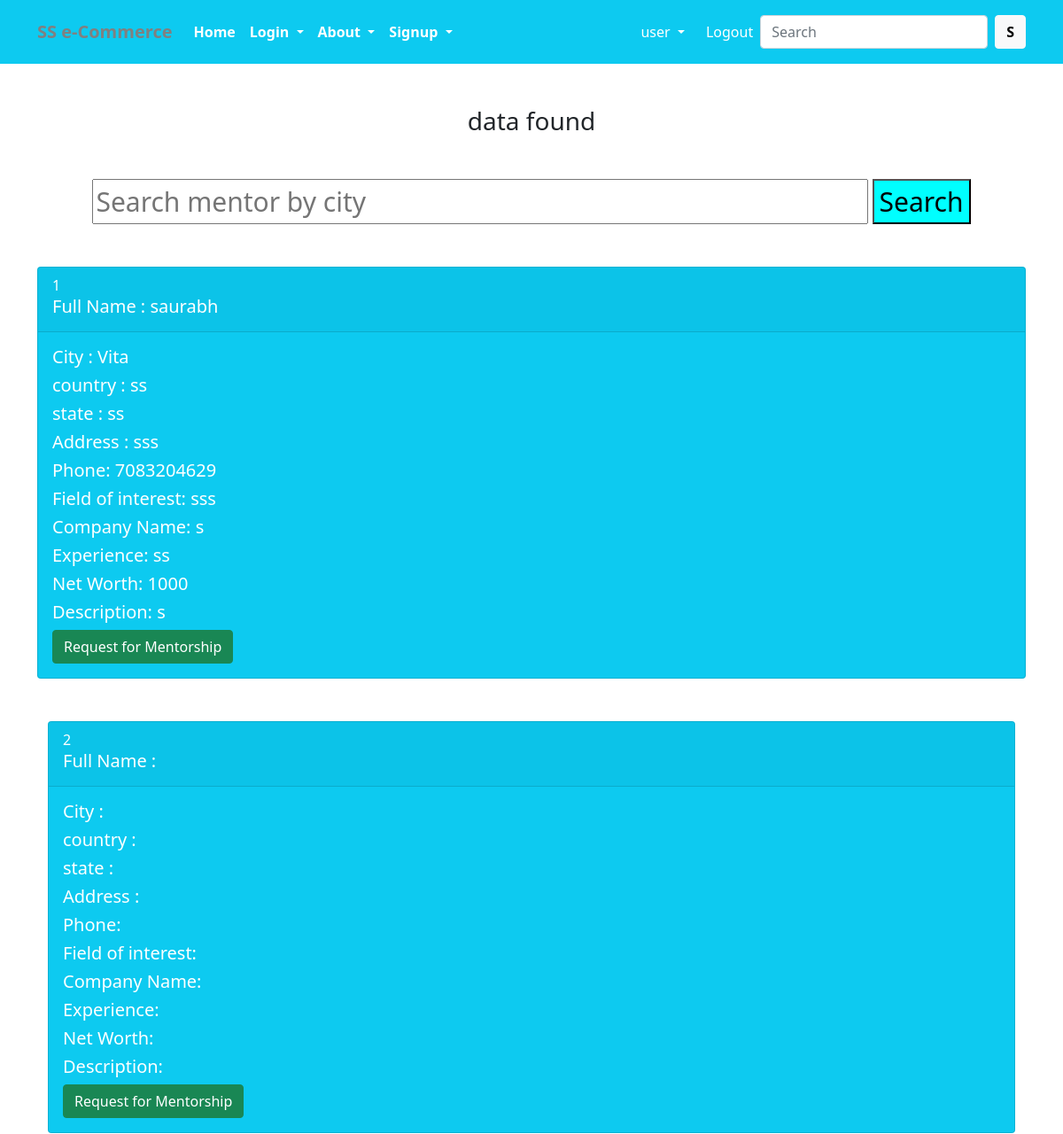
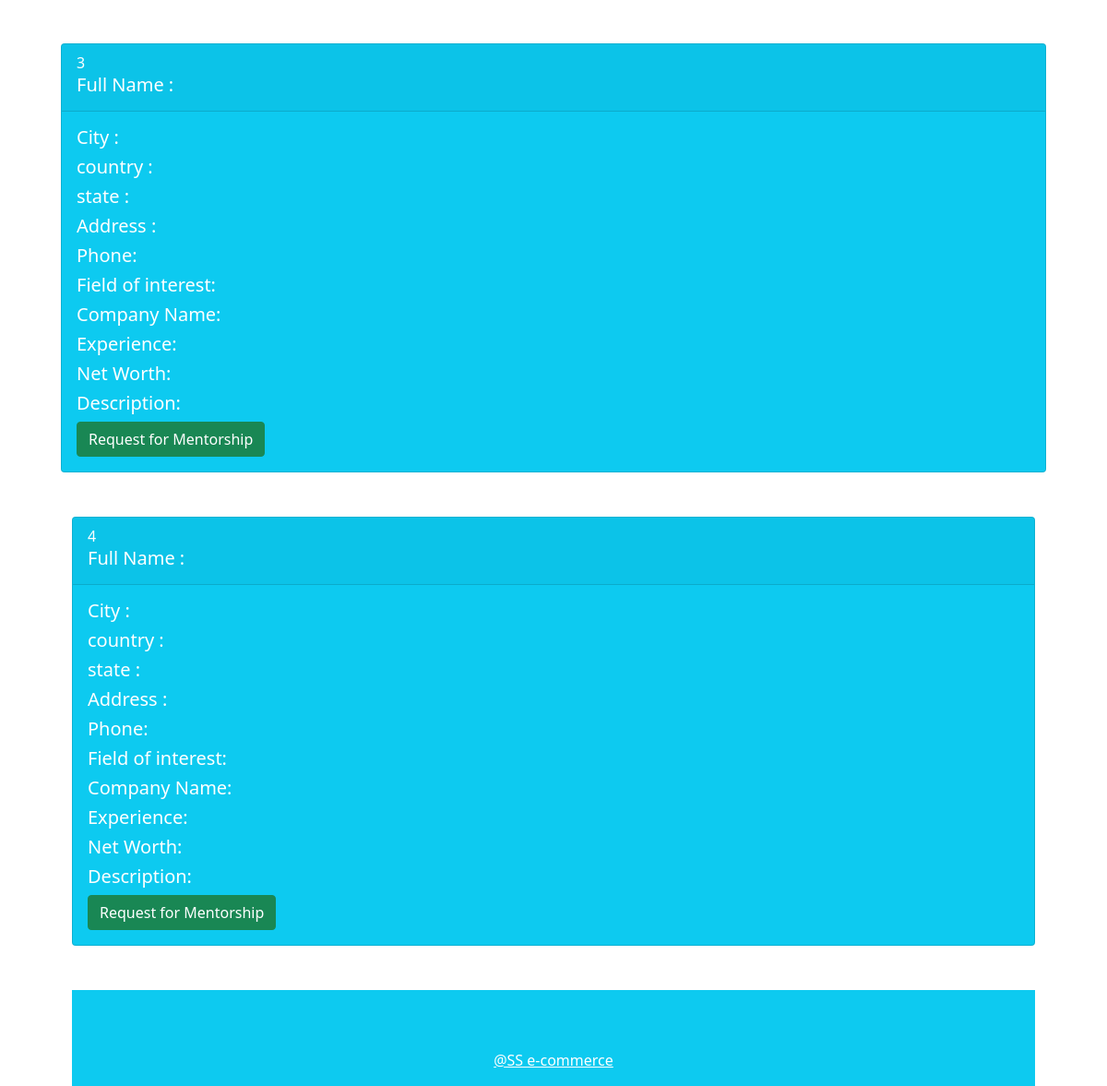
/sginpg_user/ (signed in), run on the app's committed database (2 pictures, top to bottom).
### SGapp/models.py (models this page shows, shortened)
class User(AbstractUser):
    is_user = models.BooleanField(default=False)
    is_mentor = models.BooleanField(default=False)

class Mentorinfo(models.Model):
    user = models.OneToOneField(User, on_delete=models.CASCADE)
    image = models.ImageField(default='default.jpg', upload_to='profile_pics')
    full_Name = models.CharField(max_length=50)
    phone = models.CharField(max_length=50)
    email = models.CharField(max_length=50)
    git_hub=models.CharField(max_length=50)
    insta_link=models.CharField(max_length=50)
    linked_in=models.CharField(max_length=50)
    city = models.CharField(max_length=50)
    address = models.TextField()
    states=models.TextField()
    country=models.CharField(max_length=100)
    field_of_interest=models.CharField(choices=INTEREST_CHOICES,max_length=100)
    total_earnings_by=models.CharField(max_length=100)
    company_name=models.CharField(max_length=100)
    experience_yrs=models.CharField(max_length=20)
    description_in_short=models.TextField()
    future_goals=models.TextField()

### SGapp/views.py (the view)
# urls.py: path('sginpg_user/',views.sginpg_user,name="sginpg_user"),
@user_required
def sginpg_user(request):
    obj=Mentorinfo.objects.all()
    Mentor_data={
        "obj_ment":obj,
    }
    return render(request,'sginpg_user.html',Mentor_data)

### templates/sginpg_user.html (shortened to what this page needs)
{% extends 'base.html' %}
{% block middle %}
{% if obj_ment %}
<h3 class="mb-5 mt-5"> <center>data found</center></h3>
<center>
<div class="srch">
  <form action="{% url 'search' %}" method="GET">
      <div class="srch-btn">
          <input style="color:red; font-size:30px; width:73%" type="text" name="search"  placeholder="Search mentor by city" id="">
      <button style="font-size:30px; background:cyan ;" class="srbtn" type="submit" placeholder="Search hospital by city" required>Search</button>
      </div>
  </form>
</div>
</center>
  {% else %}
  <h2>No data found</h2>
  {% endif %}
  {% for i in obj_ment%}
    <div class="container align-content-center mt-5">
      <div class="card text-white bg-info mb-3  " style="max-width: 70rem;">
        <div class="card-header">{{i.id}} <h5>Full Name : {{i.full_Name}}</h5></div>
        <div class="card-body">
          <h5 class="card-title">City :  {{i.city}}</h5>
          <h5 class="card-title">country :  {{i.country}}</h5>
          <h5 class="card-title">state :  {{i.states}}</h5>
          <h5 class="card-title">Address : {{i.address}}</h5>
          <h5 class="card-text">Phone: {{i.phone}}</h5>
          <h5 class="card-text">Field of interest: {{i.field_of_interest}}</h5>
          <h5 class="card-text">Company Name: {{i.company_name}}</h5>
          <h5 class="card-text">Experience: {{i.experience_yrs}}</h5>
          <h5 class="card-text">Net Worth: {{i.total_earnings_by}}</h5>
          <h5 class="card-text">Description: {{i.description_in_short}}</h5>
          <button class="btn btn-success"><a class="text-white" href="{% url 'request_mentor' i.id %}" style="text-decoration:none;">Request for Mentorship</a></button>
        </div>
      </div>
  {% endfor %}
{% endblock middle %}

### templates/base.html (shortened to what this page needs)
<!DOCTYPE html>
{% load static %}
<html lang="en">
<head>
    <link href="https://cdn.jsdelivr.net/npm/bootstrap@5.0.0-beta1/dist/css/bootstrap.min.css" rel="stylesheet">
    <link href="https://cdn.jsdelivr.net/npm/bootstrap@5.0.1/dist/css/bootstrap.min.css" rel="stylesheet">
    <link rel="stylesheet" href="{% static 'app/css/owl.carousel.min.css' %}">
    <link rel="stylesheet" href="{% static 'app/css/all.min.css' %}">
    <link rel="stylesheet" href="{% static 'app/css/style.css' %}">
    <link href="https://cdn.jsdelivr.net/npm/bootstrap@5.0.2/dist/css/bootstrap.min.css" rel="stylesheet">
</head>
<body>
<nav class="navbar navbar-expand-lg navbar-dark pt-3 pb-3 bg-info " >
    <div class="container">
      <a style =" color:grey;" class="navbar-brand" href="/"><b>SS e-Commerce </b></a>
      <div class="collapse navbar-collapse" id="navbarSupportedContent">
        <ul class="navbar-nav me-auto mb-2 mb-lg-0">
          <li class="nav-item">
            <a class="nav-link active" aria-current="page" href="{% url 'home' %}"><b>Home</b></a>
          </li>
          <li class="nav-item dropdown">
            <a class="nav-link dropdown-toggle text-white" href="#" id="electronicsDropdown" role="button" data-bs-toggle="dropdown" aria-expanded="false">
              <b>Login</b>
            </a>
          </li>
            <li class="nav-item dropdown">
            <a class="nav-link dropdown-toggle text-white" href="#" id="electronicsDropdown" role="button" data-bs-toggle="dropdown" aria-expanded="false">
              <b>About</b>
            </a>
          </li>
          <li class="nav-item dropdown">
            <a class="nav-link dropdown-toggle text-white" href="#" id="electronicsDropdown" role="button" data-bs-toggle="dropdown" aria-expanded="false">
              <b>Signup</b>
            </a>
          </li>
        </ul>
        <div>
         <ul class="navbar-nav me-auto mb-2 mb-lg-0">
          <li class="nav-item dropdown mx-2">
             <a class="nav-link dropdown-toggle text-white" href="#" id="profileDropdown" role="button" data-bs-toggle="dropdown" aria-expanded="false">
               {{ request.user }}
             </a>
         {% if request.user.is_authenticated %}
         <li>
            <a href="{% url 'logout_x' %}" class="nav-link text-white"> Logout </a>
          </li>
          {% endif %}
         </ul>
        </div>
        <form class="d-flex">
          <input class="form-control me-2" type="search" placeholder="Search" aria-label="Search">
          <button class="btn btn-light" type="submit"><b>S</b></button>
        </form>
      </div>
    </div>
   </nav>
      {% block middle %}
      {% endblock middle %}
      <footer class="text-center text-white bg-info mt-5" >
        <div class="container p-4"></div>
        <div class="text-center bg-info p-3" >
          <a class="text-white">@SS e-commerce</a>
        </div>
      </footer>
</body>
</html>

### data on the page
User: user "user"
Mentorinfo: id "1", full_Name "saurabh", city "Vita", country "ss", states "ss", address "sss", phone "7083204629", field_of_interest "sss", company_name "s", experience_yrs "ss", total_earnings_by "1000", description_in_short "s"
Mentorinfo: id "2"
Mentorinfo: id "3"
Mentorinfo: id "4"
